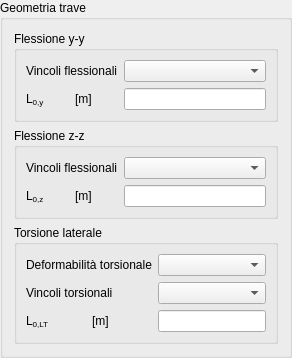
                <widget class="QGroupBox" name="beamDataGBox">
                 <property name="title">
                  <string>Geometria trave</string>
                 </property>
                 <layout class="QGridLayout" name="gridLayout_29">
                  <item row="0" column="0">
                   <widget class="QGroupBox" name="beamDataMyGBox">
                    <property name="title">
                     <string>Flessione y-y</string>
                    </property>
                    <layout class="QGridLayout" name="gridLayout_27">
                     <item row="0" column="0" colspan="2">
                      <widget class="QLabelRichName" name="beamBracesMyLabel">
                       <property name="text">
                        <string>Vincoli flessionali</string>
                       </property>
                      </widget>
                     </item>
                     <item row="0" column="2">
                      <widget class="QComboBoxEnum" name="beamBracesMyComboBox"/>
                     </item>
                     <item row="1" column="0">
                      <widget class="QLabelRichName" name="beamL0yLabel">
                       <property name="text">
                        <string>&lt;!DOCTYPE HTML PUBLIC &quot;-//W3C//DTD HTML 4.0//EN&quot; &quot;http://www.w3.org/TR/REC-html40/strict.dtd&quot;&gt;
&lt;html&gt;&lt;head&gt;&lt;meta name=&quot;qrichtext&quot; content=&quot;1&quot; /&gt;&lt;/head&gt;
&lt;body&gt;
L&lt;span style=&quot; vertical-align:sub;&quot;&gt;0,y&lt;/span&gt;
&lt;/body&gt;&lt;/html&gt;</string>
                       </property>
                      </widget>
                     </item>
                     <item row="1" column="1">
                      <widget class="QLabelUnitMeasure" name="beamL0yUMLabel">
                       <property name="text">
                        <string>&lt;!DOCTYPE HTML PUBLIC &quot;-//W3C//DTD HTML 4.0//EN&quot; &quot;http://www.w3.org/TR/REC-html40/strict.dtd&quot;&gt;
&lt;html&gt;&lt;head&gt;&lt;meta name=&quot;qrichtext&quot; content=&quot;1&quot; /&gt;&lt;/head&gt;
&lt;body&gt;
[m]
&lt;/body&gt;&lt;/html&gt;</string>
                       </property>
                      </widget>
                     </item>
                     <item row="1" column="2">
                      <widget class="QLineEditValue" name="beamL0yLEdit"/>
                     </item>
                    </layout>
                   </widget>
                  </item>
                  <item row="1" column="0">
                   <widget class="QGroupBox" name="beamDataMzGBox">
                    <property name="title">
                     <string>Flessione z-z</string>
                    </property>
                    <layout class="QGridLayout" name="gridLayout_28">
                     <item row="0" column="0" colspan="2">
                      <widget class="QLabelRichName" name="beamBracesMzLabel">
                       <property name="text">
                        <string>Vincoli flessionali</string>
                       </property>
                      </widget>
                     </item>
                     <item row="0" column="2">
                      <widget class="QComboBoxEnum" name="beamBracesMzComboBox"/>
                     </item>
                     <item row="1" column="0">
                      <widget class="QLabelRichName" name="beamL0zLabel">
                       <property name="text">
                        <string>&lt;!DOCTYPE HTML PUBLIC &quot;-//W3C//DTD HTML 4.0//EN&quot; &quot;http://www.w3.org/TR/REC-html40/strict.dtd&quot;&gt;
&lt;html&gt;&lt;head&gt;&lt;meta name=&quot;qrichtext&quot; content=&quot;1&quot; /&gt;&lt;/head&gt;
&lt;body&gt;
L&lt;span style=&quot; vertical-align:sub;&quot;&gt;0,z&lt;/span&gt;
&lt;/body&gt;&lt;/html&gt;</string>
                       </property>
                      </widget>
                     </item>
                     <item row="1" column="1">
                      <widget class="QLabelUnitMeasure" name="beamL0zUMLabel">
                       <property name="text">
                        <string>&lt;!DOCTYPE HTML PUBLIC &quot;-//W3C//DTD HTML 4.0//EN&quot; &quot;http://www.w3.org/TR/REC-html40/strict.dtd&quot;&gt;
&lt;html&gt;&lt;head&gt;&lt;meta name=&quot;qrichtext&quot; content=&quot;1&quot; /&gt;&lt;/head&gt;
&lt;body&gt;
[m]
&lt;/body&gt;&lt;/html&gt;</string>
                       </property>
                      </widget>
                     </item>
                     <item row="1" column="2">
                      <widget class="QLineEditValue" name="beamL0zLEdit"/>
                     </item>
                    </layout>
                   </widget>
                  </item>
                  <item row="2" column="0">
                   <widget class="QGroupBox" name="beamDataMxGBox">
                    <property name="title">
                     <string>Torsione laterale</string>
                    </property>
                    <layout class="QGridLayout" name="gridLayout_30">
                     <item row="0" column="0" colspan="2">
                      <widget class="QLabelRichName" name="beamMxDeformabilityLabel">
                       <property name="text">
                        <string>Deformabilità torsionale</string>
                       </property>
                      </widget>
                     </item>
                     <item row="0" column="2">
                      <widget class="QComboBoxEnum" name="beamMxDeformabilityComboBox"/>
                     </item>
                     <item row="1" column="0" colspan="2">
                      <widget class="QLabelRichName" name="beamBracesMxLabel">
                       <property name="text">
                        <string>Vincoli torsionali</string>
                       </property>
                      </widget>
                     </item>
                     <item row="1" column="2">
                      <widget class="QComboBoxEnum" name="beamBracesMxLEdit"/>
                     </item>
                     <item row="2" column="0">
                      <widget class="QLabelRichName" name="beamL0LTLabel">
                       <property name="text">
                        <string>&lt;!DOCTYPE HTML PUBLIC &quot;-//W3C//DTD HTML 4.0//EN&quot; &quot;http://www.w3.org/TR/REC-html40/strict.dtd&quot;&gt;
&lt;html&gt;&lt;head&gt;&lt;meta name=&quot;qrichtext&quot; content=&quot;1&quot; /&gt;&lt;/head&gt;
&lt;body&gt;
L&lt;span style=&quot; vertical-align:sub;&quot;&gt;0,LT&lt;/span&gt;
&lt;/body&gt;&lt;/html&gt;</string>
                       </property>
                      </widget>
                     </item>
                     <item row="2" column="1">
                      <widget class="QLabelUnitMeasure" name="beamL0LTUMLabel">
                       <property name="text">
                        <string>&lt;!DOCTYPE HTML PUBLIC &quot;-//W3C//DTD HTML 4.0//EN&quot; &quot;http://www.w3.org/TR/REC-html40/strict.dtd&quot;&gt;
&lt;html&gt;&lt;head&gt;&lt;meta name=&quot;qrichtext&quot; content=&quot;1&quot; /&gt;&lt;/head&gt;
&lt;body&gt;
[m]
&lt;/body&gt;&lt;/html&gt;</string>
                       </property>
                      </widget>
                     </item>
                     <item row="2" column="2">
                      <widget class="QLineEditValue" name="beamL0LTLEdit"/>
                     </item>
                    </layout>
                   </widget>
                  </item>
                 </layout>
                </widget>
